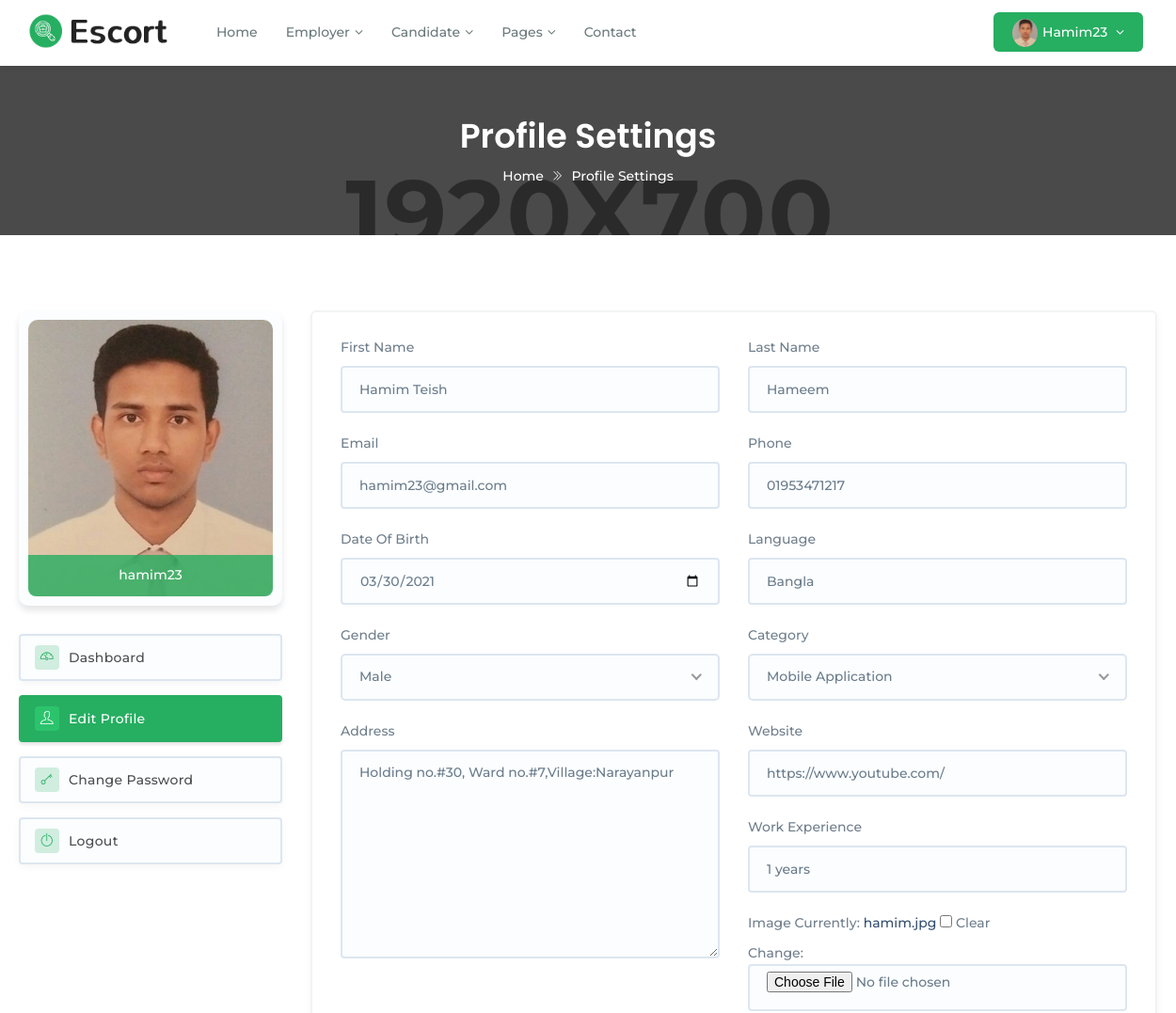
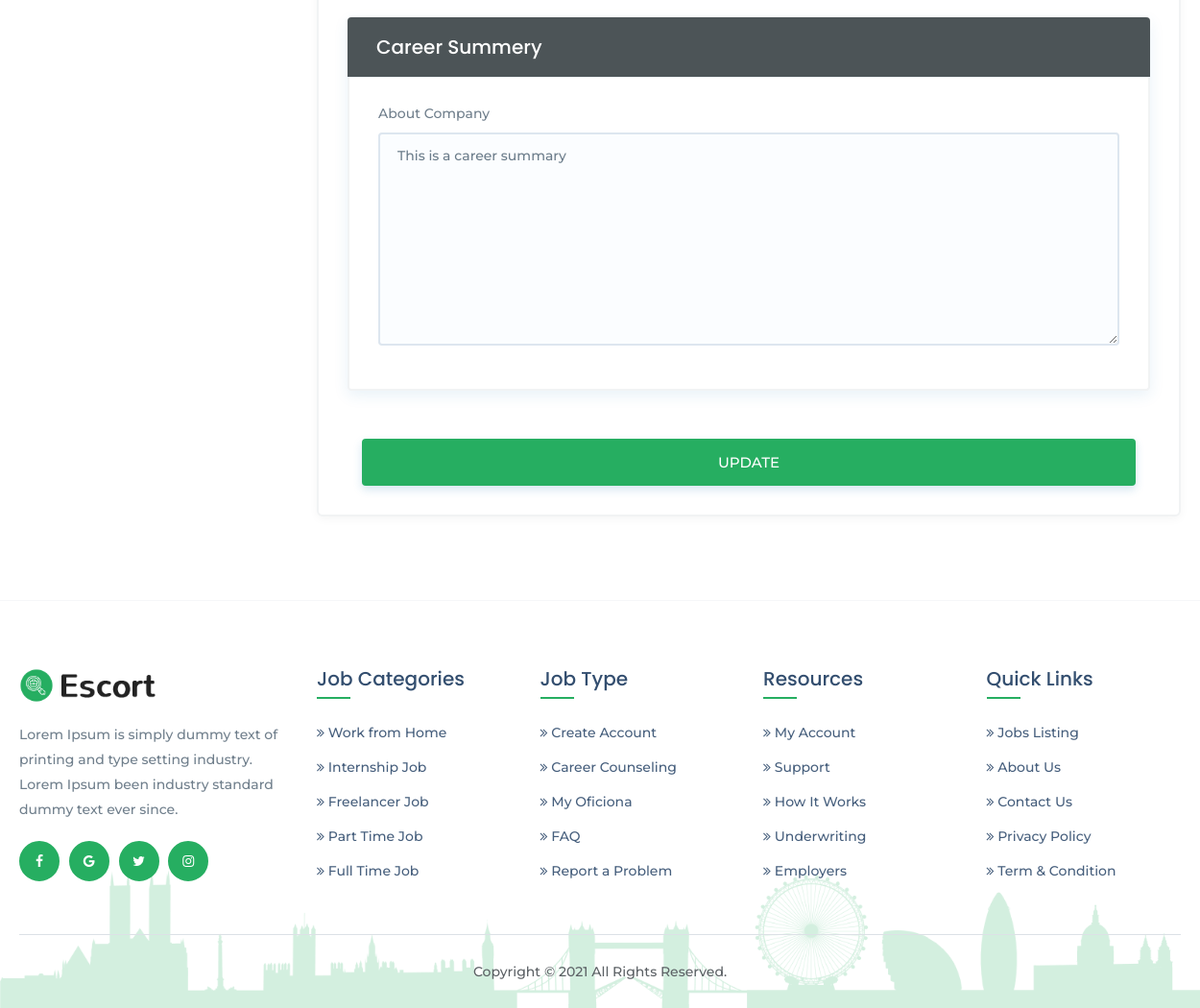
/account/applicantdashboard/profile-edit/ (signed in), run on the app's committed database (2 pictures, top to bottom).
### account/models.py (models this page shows, shortened)
class Applicant(models.Model):
    user = models.OneToOneField(settings.AUTH_USER_MODEL,
                                on_delete=models.CASCADE)
    phone = models.CharField(max_length=11, blank=True, null=True)
    work_exp = models.CharField(max_length=50, blank=True, null=True)
    summary = models.TextField(max_length=255)
    gender = models.CharField(
        max_length=10, choices=GENDER_CHOICE, default='Male')
    address = models.TextField(max_length=100)
    dob = models.DateField(blank=True, null=True)
    language = models.CharField(max_length=100)
    website = models.URLField()
    image = models.ImageField(blank=True, null=True)
    category = models.CharField(max_length=100, choices=JOB_CATEGORY,
                                default='Web Developer')

### custom_decorators/custom_decorator.py (the view)
        def wrapper_function(request, *args, **kwargs):
            group = None
            if request.user.groups.exists():
                group = request.user.groups.all()[0].name
                if group in allowed_group:
                    return view_function(request, *args, **kwargs)
                else:
                    if group == 'applicant':
                        return redirect('applicantdashboard')
                    if group == 'recruiter':
                        return redirect('recruiterdashboard')
            else:
                return redirect('login')

### account/forms.py
class UserEditForm(forms.ModelForm):
    class Meta:
        model = User
        fields = ('first_name', 'last_name', 'email')
    def __init__(self, *args, **kwargs):
        super(UserEditForm, self).__init__(*args, **kwargs)
        for visible in self.visible_fields():
            visible.field.widget.attrs['class'] = 'form-control'

class ApplicantEditForm(forms.ModelForm):
    dob = forms.DateField(widget=DateInput)
    class Meta:
        model = Applicant
        fields = ('phone', 'work_exp', 'summary', 'gender',
                  'address', 'dob', 'language', 'website', 'category', 'image')
    def __init__(self, *args, **kwargs):
        super(ApplicantEditForm, self).__init__(*args, **kwargs)
        for visible in self.visible_fields():
            visible.field.widget.attrs['class'] = 'form-control'

### account/views.py (called while the page is built)
@login_required(login_url='login')
@allowed_users(allowed_group=['applicant'])
def applicantedit(request):
    if request.method == 'POST':
        user_form = UserEditForm(instance=request.user, data=request.POST)
        applicant_form = ApplicantEditForm(instance=request.user.applicant,
                                           data=request.POST, files=request.FILES)
        if user_form.is_valid() and applicant_form.is_valid():
            user_form.save()
            applicant_form.save()
        else:
            messages.error(request, 'Data is not Valid')
    else:
        user_form = UserEditForm(instance=request.user)
        applicant_form = ApplicantEditForm(instance=request.user.applicant)
    return render(request, 'registration/applicant_profile_edit.html',
                  {'user_form': user_form, 'applicant_form': applicant_form})

### account/templates/registration/applicant_profile_edit.html (shortened to what this page needs)
{% load static %}
<!DOCTYPE html>
<html class="no-js" lang="zxx">
  <head>
    <link href="{% static 'assets/plugins/bootstrap/css/bootstrap.min.css' %}" rel="stylesheet">
    <link href="{% static 'assets/plugins/icons/css/icons.css' %}" rel="stylesheet">
    <link href="{% static 'assets/plugins/animate/animate.css' %}" rel="stylesheet">
    <link href="{% static 'assets/plugins/aos-master/aos.css' %}" rel="stylesheet">
    <link href="{% static 'assets/plugins/bootstrap/css/bootsnav.css' %}" rel="stylesheet">
    <link href="{% static 'assets/plugins/nice-select/css/nice-select.css' %}" rel="stylesheet">
    <link href="{% static 'assets/plugins/date-dropper/datedropper.css' %}" rel="stylesheet">
    <link href="{% static 'assets/css/style.css' %}" rel="stylesheet">
    <link href="{% static 'assets/css/responsive.css' %}" rel="stylesheet">
    <link href="{% static 'assets/plugins/bootstrap/css/bootstrap-wysihtml5.css' %}" rel="stylesheet" type="text/css">
  </head>
  <body class="utf_skin_area">
  <nav class="navbar navbar-default navbar-mobile navbar-fixed light bootsnav">
    <div class="container">
      <div class="navbar-header">
        <a class="navbar-brand" href="index.html"> <img src="assets/img/logo.png" class="logo logo-display" alt=""> <img src="assets/img/logo.png" class="logo logo-scrolled" alt=""> </a>
    </div>
      <div class="collapse navbar-collapse" id="navbar-menu">
        <ul class="nav navbar-nav navbar-left" data-in="fadeInDown" data-out="fadeOutUp">
          <li class="dropdown"> <a href="index.html">Home</a> </li>
          <li class="dropdown"> <a href="#" class="dropdown-toggle" data-toggle="dropdown">Employer</a>
          </li>
          <li class="dropdown"> <a href="#" class="dropdown-toggle" data-toggle="dropdown">Candidate</a>
          </li>
          <li class="dropdown"> <a href="#" class="dropdown-toggle" data-toggle="dropdown">Pages</a>
          </li>
          <li class="dropdown"> <a href="contact.html">Contact</a> </li>
        </ul>
        <ul class="nav navbar-nav navbar-right">
          <li class="dropdown sign-up">
            {% if request.user.applicant.image %}
              <a class="dropdown-toggle btn-signup red-btn" data-toggle="dropdown" href="">
                <img src="{{ request.user.applicant.image.url }}" class="img-responsive img-circle" alt="">
                {{ request.user }}
              </a>
            {% else %}
              <a class="dropdown-toggle btn-signup red-btn" data-toggle="dropdown" href="">
                <img src="{% static 'assets/img/user-profile.png' %}" class="img-responsive img-circle" alt="">
                {{ request.user }}
              </a>
            {% endif %}
          </li>
        </ul>
      </div>
    </div>
  </nav>
    <div class="page-title">
      <div class="container">
        <div class="page-caption">
          <h2>Profile Settings</h2>
          <p><a href="#" title="Home">Home</a> <i class="ti-angle-double-right"></i> Profile Settings</p>
        </div>
      </div>
    </div>
    <section class="padd-top-80 padd-bot-80">
      <div class="container">
        <div class="row">
          <div class="col-md-3">
            <div id="leftcol_item">
              {% if request.user.applicant.image  %}
                <div class="user_dashboard_pic"> <img alt="user photo" src="{{ request.user.applicant.image.url }}">
                 <span class="user-photo-action">{{ request.user }} </span>
                </div>
              {% else %}
                <div class="user_dashboard_pic"> <img alt="user photo" src="{% static 'assets/img/user-profile.png' %}">
                 <span class="user-photo-action">{{ request.user }} </span>
                </div>
              {% endif %}
            </div>
            <div class="dashboard_nav_item">
              <ul>
                <li><a href="{% url 'applicantdashboard' %}"><i class="login-icon ti-dashboard"></i> Dashboard</a></li>
                <li class="active"><a href="{% url 'editapplicantprofile' %}"><i class="login-icon ti-user"></i> Edit Profile</a></li>
                <li><a href="{% url 'password_change' %}"><i class="login-icon ti-key"></i> Change Password</a></li>
                <li><a href="{% url 'logout' %}"><i class="login-icon ti-power-off"></i> Logout</a></li>
              </ul>
            </div>
          </div>
          <form method="POST" enctype="multipart/form-data">
            <div class="col-md-9">
              <div class="profile_detail_block">
                <div class="col-md-6 col-sm-6 col-xs-12">
                  <div class="form-group">
                    <label>First Name</label>
                    {{ user_form.first_name }}
                  </div>
                </div>
                <div class="col-md-6 col-sm-6 col-xs-12">
                  <div class="form-group">
                    <label>Last Name</label>
                    {{ user_form.last_name }}
                  </div>
                </div>
                <div class="col-md-6 col-sm-6 col-xs-12">
                  <div class="form-group">
                    <label>Email</label>
                    {{ user_form.email }}
                  </div>
                </div>
                <div class="col-md-6 col-sm-6 col-xs-12">
                  <div class="form-group">
                    <label>Phone</label>
                    {{ applicant_form.phone }}
                  </div>
                </div>
                <div class="col-md-6 col-sm-6 col-xs-12">
                  <div class="form-group">
                    <label>Date Of Birth</label>
                    {{ applicant_form.dob }}
                  </div>
                </div>
                <div class="col-md-6 col-sm-6 col-xs-12">
                  <div class="form-group">
                    <label>Language</label>
                    {{ applicant_form.language }}
                  </div>
                </div>
                <div class="col-md-6 col-sm-6 col-xs-12">
                  <div class="form-group">
                    <label>Gender</label>
                  </div>
                </div>
                <div class="col-md-6 col-sm-6 col-xs-12">
                  <div class="form-group">
                    <label>Category</label>
                  </div>
                </div>
                <div class="col-md-6 col-sm-6 col-xs-12">
                  <div class="form-group">
                    <label>Address</label>
                    {{ applicant_form.address }}
                  </div>
                </div>
                <div class="col-md-6 col-sm-6 col-xs-12">
                  <div class="form-group">
                    <label>Website</label>
                    {{ applicant_form.website }}
                  </div>
                </div>
                <div class="col-md-6 col-sm-6 col-xs-12">
                  <div class="form-group">
                    <label>Work Experience</label>
                    {{ applicant_form.work_exp }}
                  </div>
                </div>
                <div class="col-md-6 col-sm-6 col-xs-12">
                  <div class="form-group">
                    <label>Image</label>
                    {{ applicant_form.image }}
                  </div>
                </div>
                <div class="col-md-12 col-sm-12 col-xs-12">
                  <div class="box">
                    <div class="box-header">
                      <h4>Career Summery</h4>
                    </div>
                    <div class="box-body">
                      <div class="row">
                        <div class="col-sm-12">
                          <label>About Company</label>
                          {{ applicant_form.summary }}
                        </div>
                      </div>
                    </div>
                  </div>
                </div>
                <div class="col-md-12 col-sm-12 col-xs-12">
                  <div class="col-md-12 padd-top-10 text-center">
                    <button type="submit" class="btn btn-m theme-btn full-width">Update</button>
                  </div>
                </div>
              </div>
            </div>
          </form>
        </div>
      </div>
    </section>
    <footer class="footer">
      <div class="container">
        <div class="row">
          <div class="col-md-3 col-sm-4">
            <a href="index.html"><img class="footer-logo" src="assets/img/logo.png" alt=""></a>
            <p>Lorem Ipsum is simply dummy text of printing and type setting industry. Lorem Ipsum been industry
              standard dummy text ever since.</p>
            <div class="f-social-box">
              <ul>
                <li><a href="#"><i class="fa fa-facebook facebook-cl"></i></a></li>
                <li><a href="#"><i class="fa fa-google google-plus-cl"></i></a></li>
                <li><a href="#"><i class="fa fa-twitter twitter-cl"></i></a></li>
                <li><a href="#"><i class="fa fa-instagram instagram-cl"></i></a></li>
              </ul>
            </div>
          </div>
          <div class="col-md-9 col-sm-8">
            <div class="row">
              <div class="col-md-3 col-sm-6">
                <h4>Job Categories</h4>
                <ul>
                  <li><a href="#"><i class="fa fa-angle-double-right"></i> Work from Home</a></li>
                  <li><a href="#"><i class="fa fa-angle-double-right"></i> Internship Job</a></li>
                  <li><a href="#"><i class="fa fa-angle-double-right"></i> Freelancer Job</a></li>
                  <li><a href="#"><i class="fa fa-angle-double-right"></i> Part Time Job</a></li>
                  <li><a href="#"><i class="fa fa-angle-double-right"></i> Full Time Job</a></li>
                </ul>
              </div>
              <div class="col-md-3 col-sm-6">
                <h4>Job Type</h4>
                <ul>
                  <li><a href="#"><i class="fa fa-angle-double-right"></i> Create Account</a></li>
                  <li><a href="#"><i class="fa fa-angle-double-right"></i> Career Counseling</a></li>
                  <li><a href="#"><i class="fa fa-angle-double-right"></i> My Oficiona</a></li>
                  <li><a href="#"><i class="fa fa-angle-double-right"></i> FAQ</a></li>
                  <li><a href="#"><i class="fa fa-angle-double-right"></i> Report a Problem</a></li>
                </ul>
              </div>
              <div class="col-md-3 col-sm-6">
                <h4>Resources</h4>
                <ul>
                  <li><a href="#"><i class="fa fa-angle-double-right"></i> My Account</a></li>
                  <li><a href="#"><i class="fa fa-angle-double-right"></i> Support</a></li>
                  <li><a href="#"><i class="fa fa-angle-double-right"></i> How It Works</a></li>
                  <li><a href="#"><i class="fa fa-angle-double-right"></i> Underwriting</a></li>
                  <li><a href="#"><i class="fa fa-angle-double-right"></i> Employers</a></li>
                </ul>
              </div>
              <div class="col-md-3 col-sm-6">
                <h4>Quick Links</h4>
                <ul>
                  <li><a href="#"><i class="fa fa-angle-double-right"></i> Jobs Listing</a></li>
                  <li><a href="#"><i class="fa fa-angle-double-right"></i> About Us</a></li>
                  <li><a href="#"><i class="fa fa-angle-double-right"></i> Contact Us</a></li>
                  <li><a href="#"><i class="fa fa-angle-double-right"></i> Privacy Policy</a></li>
                  <li><a href="#"><i class="fa fa-angle-double-right"></i> Term & Condition</a></li>
                </ul>
              </div>
            </div>
          </div>
        </div>
        <div class="row">
          <div class="col-md-12">
            <div class="copyright text-center">
              <p>Copyright © 2021 All Rights Reserved.</p>
            </div>
          </div>
        </div>
      </div>
    </footer>
  </body>
</html>

### account/static/assets/css/responsive.css (style rules this page uses)
@media only screen and (min-width : 993px) { section { padding: 6em 0; } }
@media only screen and (min-width : 993px) { .navbar-default .navbar-brand img { max-width: 150px; } }
@media only screen and (min-width : 1024px) { h2 { font-size: 36px; } }
@media only screen and (min-width : 1024px) { h4 { font-size: 20px; } }

### data on the page
Applicant: phone "01953471217", dob "03/30/2021", language "Bangla", address "Holding no.#30, Ward no.#7,Village:Narayanpur", website "https://www.youtube.com/", work_exp "1 years", summary "This is a career summary"

### other printed values
{{ request.user }} "Hamim23"
{{ request.user }} "hamim23"
